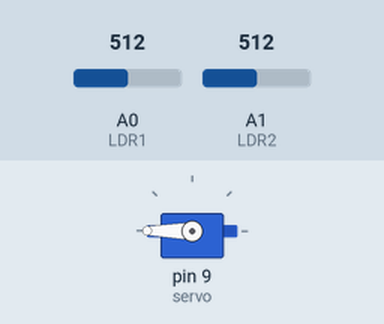
Bench run of a sketch on a simulated Arduino Uno, built with avr-gcc and run on an emulated ATmega328P. Shown: servo. The test bench sets the inputs (shaded band); at power-on: A0 (LDR1) = 512, A1 (LDR2) = 512.

Above: at 2.2 s.
2.3 s: A0 (LDR1) set to 525
At 3.25 s:
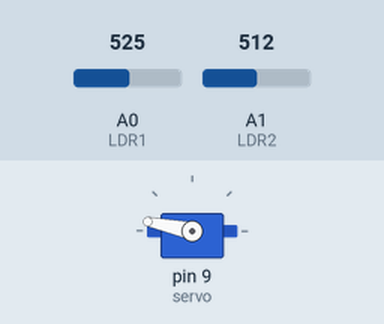
5.3 s: A0 (LDR1) set to 306
8.3 s: A1 (LDR2) set to 313
9.8 s: A1 (LDR2) set to 282
At 11.52 s:
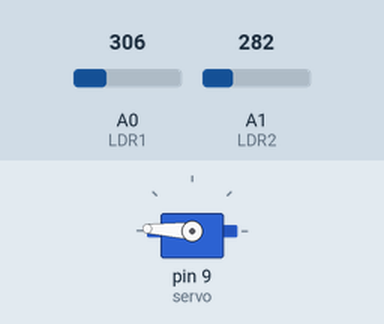
12.8 s: A1 (LDR2) set to 306
14.3 s: A0 (LDR1) set to 328
At 14.74 s:
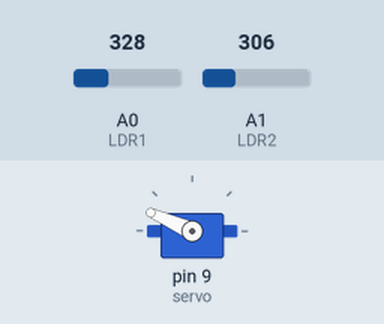
At 16.1 s:
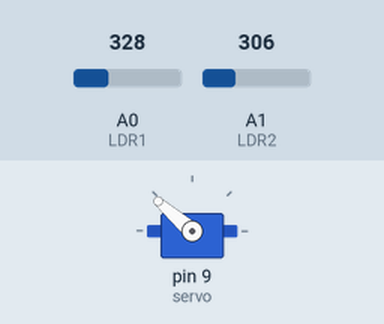
Timing chart, 0 to 20.8 s (numbered marks = the images above; inputs shaded):
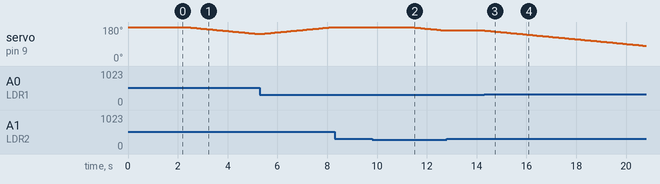

Measured:
- the behaviour switches between 517 and 518 on A0 (LDR1) (found by bisection; images 0 and 1)
- after the input at 2.3 s, servo on pin 9 (servo): moves from 180° to 143° over 2.9 s, starting after 0.07 s
- after the input at 8.3 s, every drawn part: stays the same
- after the input at 9.8 s, servo on pin 9 (servo): moves from 180° to 162° over 1.4 s, starting after 1.6 s
- after the input at 12.8 s, servo on pin 9 (servo): stays 162° (without the input it goes to 161° after 0.00 s)
- after the input at 14.3 s, servo on pin 9 (servo): moves from 162° to 81° over 6.4 s, starting at once

The sketch:

solar_tracker.ino
```cpp
//Include the servo motor library
#include <Servo.h>
//Define the LDR sensor pins
#define LDR1 A0
#define LDR2 A1
//Define the error value. You can change it as you like
#define error 5
//Starting point of the servo motor
int Spoint =  180;
//Create an object for the servo motor
Servo servo;

void setup() {
//Include servo motor PWM pin
  servo.attach(9);
//Set the starting point of the servo
  servo.write(Spoint);
  delay(1000);
}

void loop() {
//Get the LDR sensor value
  int ldr1 = analogRead(LDR1);
//Get the LDR sensor value
  int ldr2 = analogRead(LDR2);

//Get the difference of these values
  int value1 = abs(ldr1 - ldr2);
  int value2 = abs(ldr2 - ldr1);

//Check these values using a IF condition
  if ((value1 <= error) || (value2 <= error)) {

  } else {
    if (ldr1 > ldr2) {
      Spoint = --Spoint;
    }
    if (ldr1 < ldr2) {
      Spoint = ++Spoint;
    }
  }
//Write values on the servo motor
  servo.write(Spoint);
  delay(80);
}
  
```
